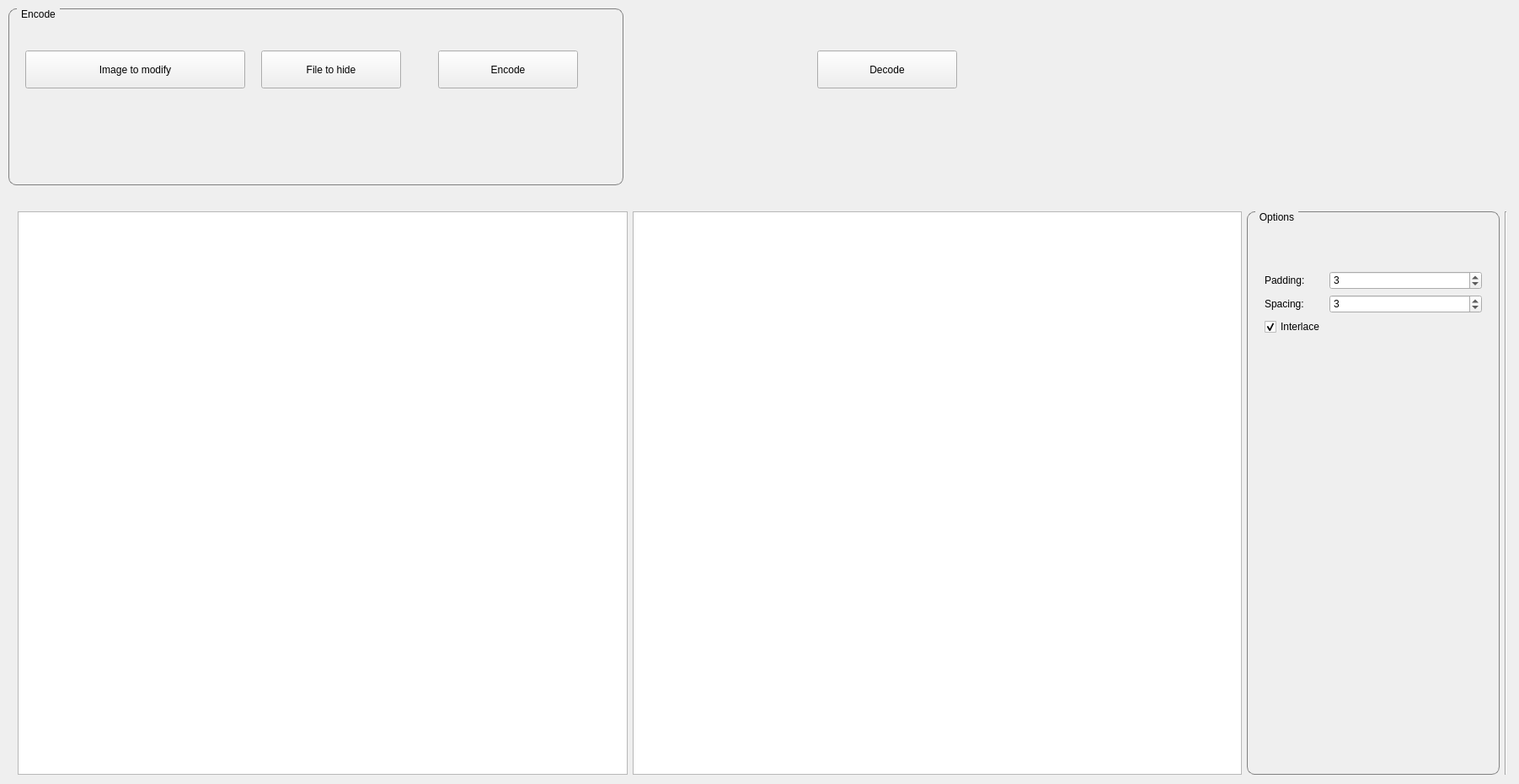
<?xml version="1.0" encoding="UTF-8"?>
<ui version="4.0">
 <class>MainWindow</class>
 <widget class="QWidget" name="MainWindow">
  <property name="geometry">
   <rect>
    <x>0</x>
    <y>0</y>
    <width>1803</width>
    <height>931</height>
   </rect>
  </property>
  <property name="windowTitle">
   <string>MainWindow</string>
  </property>
  <widget class="QWidget" name="horizontalLayoutWidget">
   <property name="geometry">
    <rect>
     <x>10</x>
     <y>240</y>
     <width>1790</width>
     <height>691</height>
    </rect>
   </property>
   <layout class="QHBoxLayout" name="horizontalLayout">
    <property name="sizeConstraint">
     <enum>QLayout::SetDefaultConstraint</enum>
    </property>
    <item>
     <widget class="QGraphicsView" name="imageSource">
      <property name="frameShadow">
       <enum>QFrame::Sunken</enum>
      </property>
     </widget>
    </item>
    <item>
     <widget class="QGraphicsView" name="imageDestination"/>
    </item>
    <item>
     <widget class="QGroupBox" name="groupBox">
      <property name="minimumSize">
       <size>
        <width>300</width>
        <height>0</height>
       </size>
      </property>
      <property name="styleSheet">
       <string notr="true">QGroupBox {
    border: 1px solid gray;
    border-radius: 9px;
    margin-top: 0.5em;
}

QGroupBox::title {
    subcontrol-origin: margin;
    left: 10px;
    padding: 0 3px 0 3px;
}</string>
      </property>
      <property name="title">
       <string>Options</string>
      </property>
      <property name="flat">
       <bool>false</bool>
      </property>
      <property name="checkable">
       <bool>false</bool>
      </property>
      <widget class="QWidget" name="verticalLayoutWidget">
       <property name="geometry">
        <rect>
         <x>10</x>
         <y>60</y>
         <width>280</width>
         <height>174</height>
        </rect>
       </property>
       <layout class="QFormLayout" name="formLayout">
        <property name="sizeConstraint">
         <enum>QLayout::SetMaximumSize</enum>
        </property>
        <item row="3" column="0">
         <widget class="QCheckBox" name="chkInterlace">
          <property name="text">
           <string>Interlace</string>
          </property>
          <property name="checked">
           <bool>true</bool>
          </property>
         </widget>
        </item>
        <item row="1" column="0">
         <widget class="QLabel" name="lblPadding">
          <property name="text">
           <string>Padding:</string>
          </property>
         </widget>
        </item>
        <item row="1" column="1">
         <widget class="QSpinBox" name="spinPadding">
          <property name="minimum">
           <number>1</number>
          </property>
          <property name="value">
           <number>3</number>
          </property>
         </widget>
        </item>
        <item row="2" column="0">
         <widget class="QLabel" name="lblSpacing">
          <property name="text">
           <string>Spacing:</string>
          </property>
         </widget>
        </item>
        <item row="2" column="1">
         <widget class="QSpinBox" name="spinSpacing">
          <property name="minimum">
           <number>1</number>
          </property>
          <property name="value">
           <number>3</number>
          </property>
         </widget>
        </item>
       </layout>
      </widget>
     </widget>
    </item>
    <item>
     <widget class="Line" name="line">
      <property name="orientation">
       <enum>Qt::Vertical</enum>
      </property>
     </widget>
    </item>
   </layout>
  </widget>
  <widget class="QPushButton" name="btnDecode">
   <property name="geometry">
    <rect>
     <x>970</x>
     <y>60</y>
     <width>166</width>
     <height>45</height>
    </rect>
   </property>
   <property name="text">
    <string>Decode</string>
   </property>
  </widget>
  <widget class="QGroupBox" name="groupBox_2">
   <property name="geometry">
    <rect>
     <x>10</x>
     <y>10</y>
     <width>730</width>
     <height>210</height>
    </rect>
   </property>
   <property name="styleSheet">
    <string notr="true">QGroupBox {
    border: 1px solid gray;
    border-radius: 9px;
    margin-top: 0.5em;
}

QGroupBox::title {
    subcontrol-origin: margin;
    left: 10px;
    padding: 0 3px 0 3px;
}</string>
   </property>
   <property name="title">
    <string>Encode</string>
   </property>
   <widget class="QPushButton" name="btnSrcFile">
    <property name="geometry">
     <rect>
      <x>300</x>
      <y>50</y>
      <width>166</width>
      <height>45</height>
     </rect>
    </property>
    <property name="text">
     <string>File to hide</string>
    </property>
   </widget>
   <widget class="QPushButton" name="btnCrypt">
    <property name="geometry">
     <rect>
      <x>510</x>
      <y>50</y>
      <width>166</width>
      <height>45</height>
     </rect>
    </property>
    <property name="text">
     <string>Encode</string>
    </property>
   </widget>
   <widget class="QLabel" name="lblFile">
    <property name="geometry">
     <rect>
      <x>20</x>
      <y>160</y>
      <width>690</width>
      <height>37</height>
     </rect>
    </property>
    <property name="text">
     <string/>
    </property>
   </widget>
   <widget class="QPushButton" name="btnSrcImage">
    <property name="geometry">
     <rect>
      <x>20</x>
      <y>50</y>
      <width>261</width>
      <height>45</height>
     </rect>
    </property>
    <property name="text">
     <string>Image to modify</string>
    </property>
   </widget>
   <widget class="QLabel" name="lblImage">
    <property name="geometry">
     <rect>
      <x>20</x>
      <y>110</y>
      <width>690</width>
      <height>37</height>
     </rect>
    </property>
    <property name="text">
     <string/>
    </property>
   </widget>
  </widget>
 </widget>
 <layoutdefault spacing="6" margin="11"/>
 <resources/>
 <connections/>
</ui>
